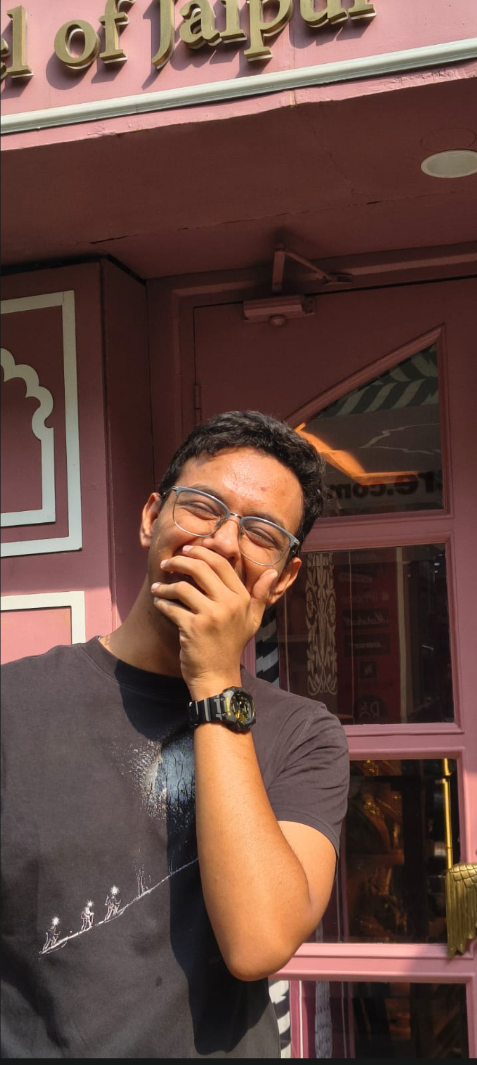
#> input picture stage1-core-relighting/input/portrait.jpg, 477 x 1065 px
$ python relight.py --image ../input/portrait.jpg --normal ../input/flat_normal.png --output out.png
#> lines starting #> are read from the running program, lines starting #| are printed output that depends on the picture
import argparse
import math
from pathlib import Path

import numpy as np
from PIL import Image


def normalize_vector(vector: np.ndarray) -> np.ndarray:
    """
    Convert a vector into a unit vector with length 1.
    """
    length = np.linalg.norm(vector)

    if length < 1e-8:
        raise ValueError(
            "The light direction cannot be [0, 0, 0]."
        )

    return vector / length


def srgb_to_linear(image: np.ndarray) -> np.ndarray:
    """
    Convert an sRGB image into linear RGB.

    Lighting mathematics should be performed in linear RGB rather
    than directly on regular image pixel values.
    """
    return np.where(
        image <= 0.04045,
        image / 12.92,
        ((image + 0.055) / 1.055) ** 2.4,
    )


def linear_to_srgb(image: np.ndarray) -> np.ndarray:
    """
    Convert a linear RGB image back into display-ready sRGB.
    """
    image = np.clip(image, 0.0, 1.0)

    return np.where(
        image <= 0.0031308,
        image * 12.92,
        1.055 * np.power(image, 1.0 / 2.4) - 0.055,
    )


def kelvin_to_rgb(temperature: float) -> np.ndarray:
    """
    Approximate a color temperature in Kelvin as RGB.

    Lower values:
        warmer, more orange

    Higher values:
        cooler, more blue
    """
    temperature = float(np.clip(temperature, 1000.0, 40000.0))
    value = temperature / 100.0

    if value <= 66.0:
        red = 255.0
    else:
        red = 329.698727446 * ((value - 60.0) ** -0.1332047592)

    if value <= 66.0:
        green = 99.4708025861 * math.log(value) - 161.1195681661
    else:
        green = 288.1221695283 * ((value - 60.0) ** -0.0755148492)

    if value >= 66.0:
        blue = 255.0
    elif value <= 19.0:
        blue = 0.0
    else:
        blue = 138.5177312231 * math.log(value - 10.0) - 305.044792731

    rgb = np.array(
        [red, green, blue],
        dtype=np.float32,
    )

    rgb = np.clip(rgb, 0.0, 255.0) / 255.0

    return rgb


def load_rgb_image(path: Path) -> np.ndarray:
    """
    Load an image as an RGB float array with values between 0 and 1.
    """
    if not path.exists():
        raise FileNotFoundError(f"Image not found: {path}")

    with Image.open(path) as image:
        image = image.convert("RGB")
        array = np.asarray(image, dtype=np.float32) / 255.0

    return array


def load_normal_map(
    path: Path,
    target_width: int,
    target_height: int,
    flip_y: bool,
) -> np.ndarray:
    """
    Load and decode a normal map.

    The normal map stores values in [0, 255].
    We convert them back into normal values in [-1, 1].
    """
    if not path.exists():
        raise FileNotFoundError(f"Normal map not found: {path}")

    with Image.open(path) as normal_image:
        normal_image = normal_image.convert("RGB")

        if normal_image.size != (target_width, target_height):
            print(
                "Normal map dimensions do not match the image. "
                "Resizing the normal map."
            )

            normal_image = normal_image.resize(
                (target_width, target_height),
                Image.Resampling.BILINEAR,
            )

        encoded = np.asarray(
            normal_image,
            dtype=np.float32,
        ) / 255.0

    normals = encoded * 2.0 - 1.0

    if flip_y:
        normals[..., 1] *= -1.0

    lengths = np.linalg.norm(
        normals,
        axis=-1,
        keepdims=True,
    )

    lengths = np.maximum(lengths, 1e-8)
    normals = normals / lengths

    return normals


def create_relighted_image(
    original_srgb: np.ndarray,
    normals: np.ndarray,
    light_direction: np.ndarray,
    light_intensity: float,
    ambient_strength: float,
    temperature: float,
) -> tuple[np.ndarray, np.ndarray]:
    """
    Apply simple Lambertian directional lighting.

    Returns:
        relighted image
        diffuse shading map
    """
    light_direction = normalize_vector(light_direction)

    # Dot product between every normal and the light direction.
    diffuse = np.sum(
        normals * light_direction.reshape(1, 1, 3),
        axis=-1,
    )

    # Surfaces facing away from the light receive no diffuse light.
    diffuse = np.clip(diffuse, 0.0, 1.0)

    light_color_srgb = kelvin_to_rgb(temperature)

    light_color_linear = srgb_to_linear(
        light_color_srgb.reshape(1, 1, 3)
    )

    original_linear = srgb_to_linear(original_srgb)

    neutral_ambient = np.full(
        shape=(1, 1, 3),
        fill_value=ambient_strength,
        dtype=np.float32,
    )

    directional_light = (
        diffuse[..., np.newaxis]
        * light_intensity
        * light_color_linear
    )

    total_lighting = neutral_ambient + directional_light

    relighted_linear = original_linear * total_lighting

    relighted_srgb = linear_to_srgb(relighted_linear)

    return relighted_srgb, diffuse


def save_rgb_image(image: np.ndarray, output_path: Path) -> None:
    """
    Save an RGB float image as an 8-bit PNG or JPEG.
    """
    output_path.parent.mkdir(parents=True, exist_ok=True)

    encoded = np.clip(image * 255.0, 0.0, 255.0).astype(np.uint8)

    Image.fromarray(
        encoded,
        mode="RGB",
    ).save(output_path)


def save_grayscale_image(
    image: np.ndarray,
    output_path: Path,
) -> None:
    """
    Save a float grayscale image as an 8-bit image.
    """
    output_path.parent.mkdir(parents=True, exist_ok=True)

    encoded = np.clip(image * 255.0, 0.0, 255.0).astype(np.uint8)

    Image.fromarray(
        encoded,
        mode="L",
    ).save(output_path)


def main() -> None:
    parser = argparse.ArgumentParser(
        description="Sunit Stage 1 normal-map relighting engine."
    )

    parser.add_argument(
        "--image",
        required=True,
        help="Path to the original image.",
    )

    parser.add_argument(
        "--normal",
        required=True,
        help="Path to the normal map.",
    )

    parser.add_argument(
        "--output",
        required=True,
        help="Path where the relit image will be saved.",
    )

    parser.add_argument(
        "--light-x",
        type=float,
        default=0.0,
        help="Horizontal light direction. Positive means right.",
    )

    parser.add_argument(
        "--light-y",
        type=float,
        default=0.0,
        help="Vertical light direction. Positive means up.",
    )

    parser.add_argument(
        "--light-z",
        type=float,
        default=1.0,
        help="Forward light direction. Positive means toward camera.",
    )

    parser.add_argument(
        "--intensity",
        type=float,
        default=1.0,
        help="Strength of the directional light.",
    )

    parser.add_argument(
        "--ambient",
        type=float,
        default=0.3,
        help="Minimum neutral illumination.",
    )

    parser.add_argument(
        "--temperature",
        type=float,
        default=6500.0,
        help="Light color temperature in Kelvin.",
    )

    parser.add_argument(
        "--flip-y",
        action="store_true",
        help="Invert the green/Y channel of the normal map.",
    )

    parser.add_argument(
        "--save-shading",
        default=None,
        help="Optional path for saving the grayscale shading map.",
    )

    args = parser.parse_args()

    if args.intensity < 0:
        raise ValueError("Intensity cannot be negative.")

    if args.ambient < 0:
        raise ValueError("Ambient strength cannot be negative.")

    image_path = Path(args.image)
    normal_path = Path(args.normal)
    output_path = Path(args.output)

    original_image = load_rgb_image(image_path)
#> in load_rgb_image, image is the input picture: PIL image 477x1065 RGBA; mean R, G, B, A 102.8, 72.9, 64.7, 255

    height, width, _ = original_image.shape
#> height = 1065; width = 477

    normals = load_normal_map(
        path=normal_path,
        target_width=width,
        target_height=height,
        flip_y=args.flip_y,
    )
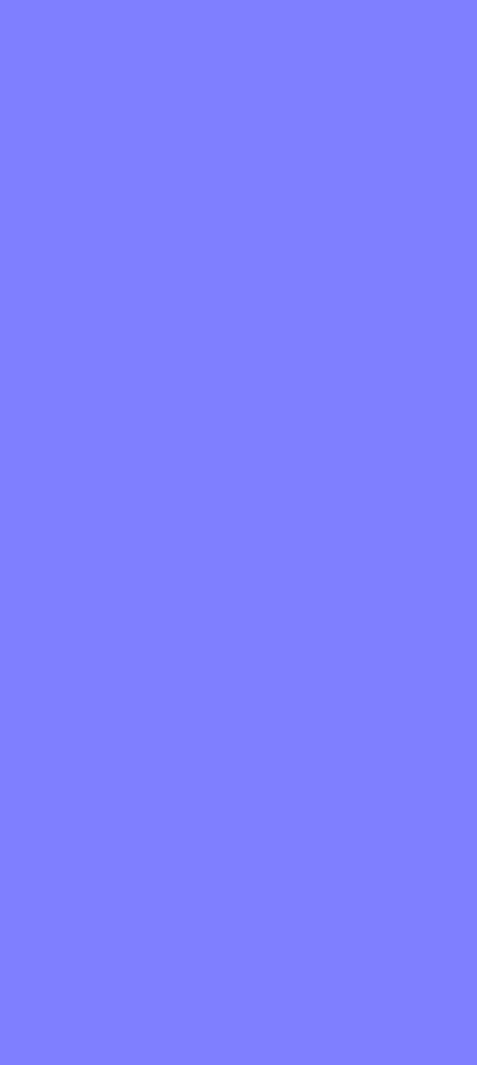
#> input picture stage1-core-relighting/input/flat_normal.png, 477 x 1065 px
#> in load_normal_map, normal_image is the input picture: PIL image 477x1065 RGB; mean R, G, B 127, 127, 255
#> in load_normal_map, `normals = encoded * 2.0 - 1.0`:
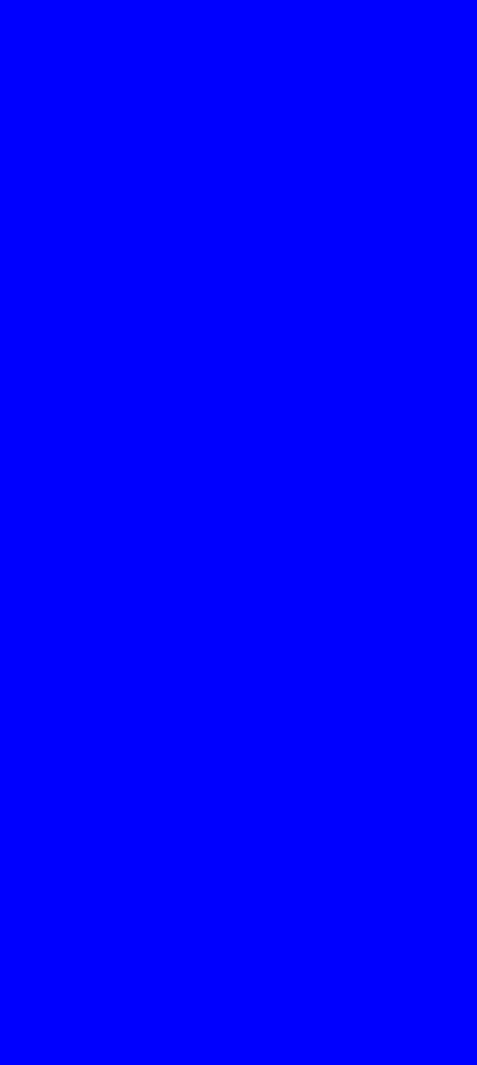
#> normals: shape (1065, 477, 3) float32; mean R, G, B -0.00391, -0.00391, 1; drawn with min black and max white
#> in load_normal_map, `lengths = np.linalg.norm( normals, axis=-1, keepdims=True, )`: lengths: shape (1065, 477, 1) float32; every value is 1

    light_direction = np.array(
        [
            args.light_x,
            args.light_y,
            args.light_z,
        ],
        dtype=np.float32,
    )

    relighted_image, shading_map = create_relighted_image(
        original_srgb=original_image,
        normals=normals,
        light_direction=light_direction,
        light_intensity=args.intensity,
        ambient_strength=args.ambient,
        temperature=args.temperature,
    )
#> in create_relighted_image, `diffuse = np.sum( normals * light_direction.reshape(1, 1, 3), axis=-1, )`: diffuse: shape (1065, 477) float32; every value is 1
#> in srgb_to_linear (call 2), `return np.where( image <= 0.04045, image / 12.92, ((image + 0.055) / 1..`:
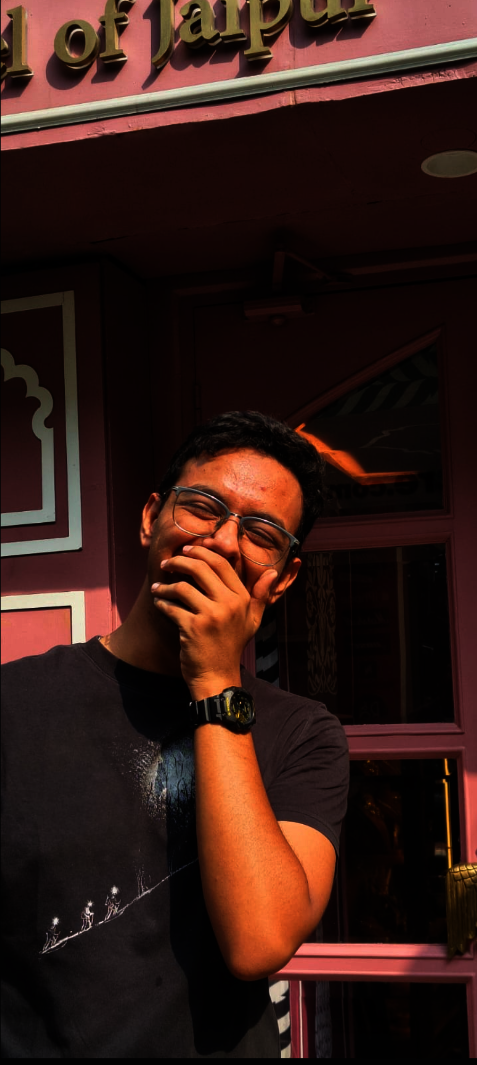
#> returned value: shape (1065, 477, 3) float32; mean of channels 0, 1, 2 0.21, 0.11, 0.0852; drawn as R, G, B
#> in create_relighted_image, `directional_light = ( diffuse[..., np.newaxis] * light_intensity * lig..`:
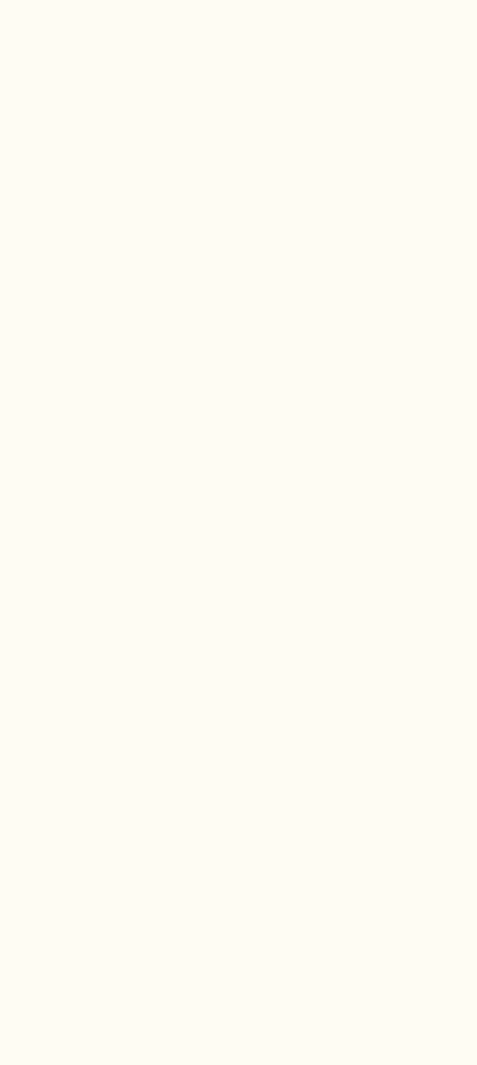
#> directional_light: shape (1065, 477, 3) float32; mean of channels 0, 1, 2 1, 0.994, 0.961; drawn as R, G, B
#> in create_relighted_image, `total_lighting = neutral_ambient + directional_light`:
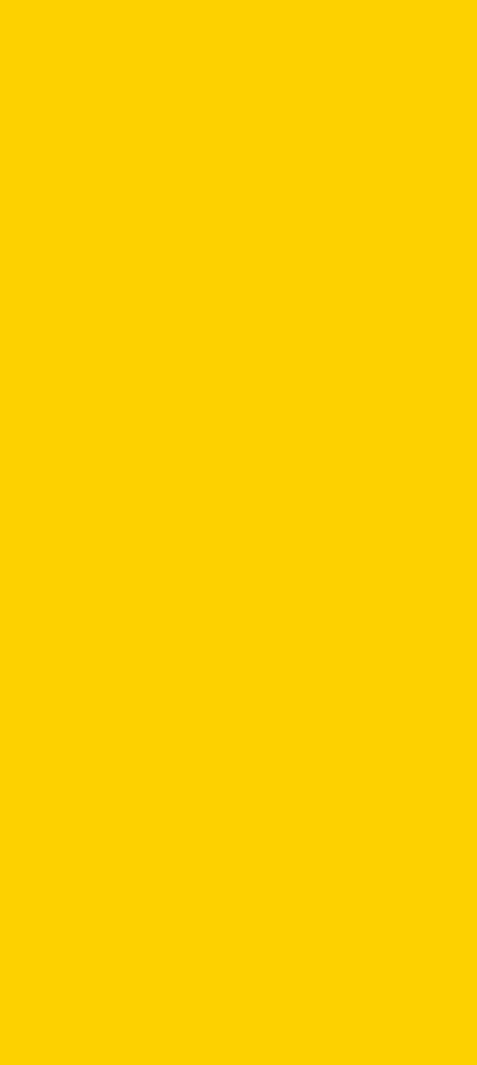
#> total_lighting: shape (1065, 477, 3) float32; mean of channels 0, 1, 2 1.31, 1.29, 1.25; drawn with min black and max white
#> in linear_to_srgb, `image = np.clip(image, 0.0, 1.0)`:
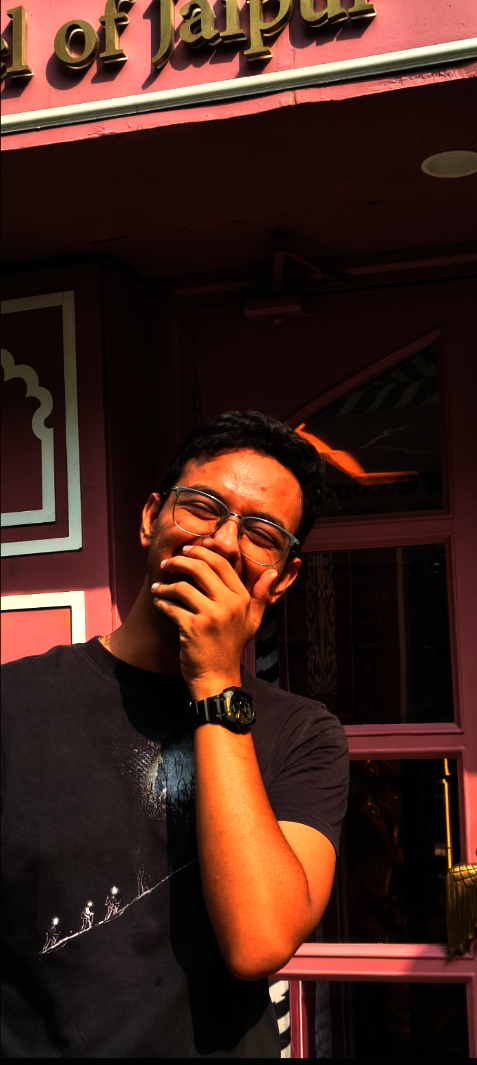
#> image: shape (1065, 477, 3) float32; mean of channels 0, 1, 2 0.259, 0.141, 0.107; drawn as R, G, B
#> in linear_to_srgb, `return np.where( image <= 0.0031308, image * 12.92, 1.055 * np.power(i..`:
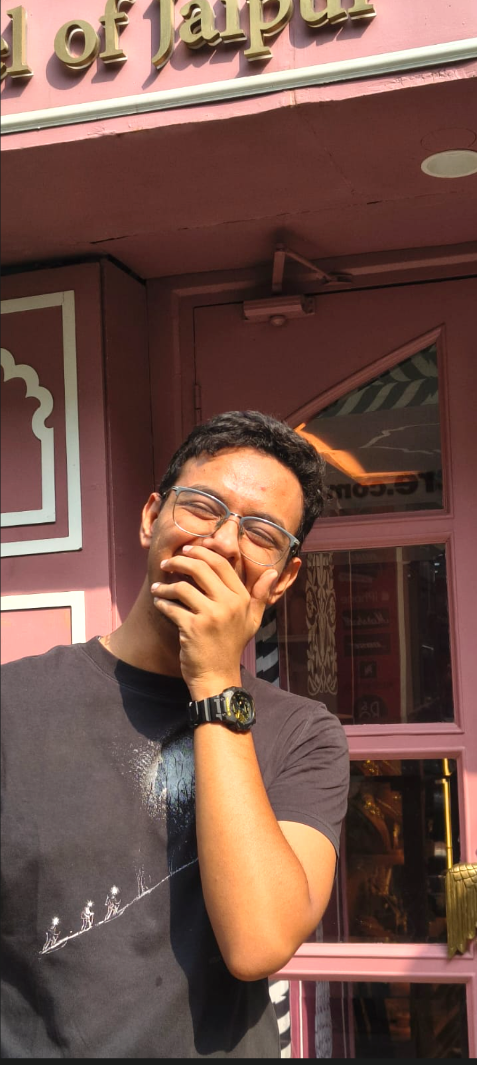
#> returned value: shape (1065, 477, 3) float32; mean of channels 0, 1, 2 0.45, 0.324, 0.285; drawn as R, G, B

    save_rgb_image(relighted_image, output_path)

    if args.save_shading:
        save_grayscale_image(
            shading_map,
            Path(args.save_shading),
        )

    normalized_light = normalize_vector(light_direction)

    print()
    print("Sunit Stage 1 relighting completed.")
    print(f"Input image: {image_path}")
    print(f"Normal map: {normal_path}")
    print(f"Output image: {output_path}")
    print(
        "Normalized light direction: "
        f"[{normalized_light[0]:.3f}, "
        f"{normalized_light[1]:.3f}, "
        f"{normalized_light[2]:.3f}]"
    )
    print(f"Intensity: {args.intensity}")
    print(f"Ambient: {args.ambient}")
    print(f"Temperature: {args.temperature} K")


if __name__ == "__main__":
    main()
